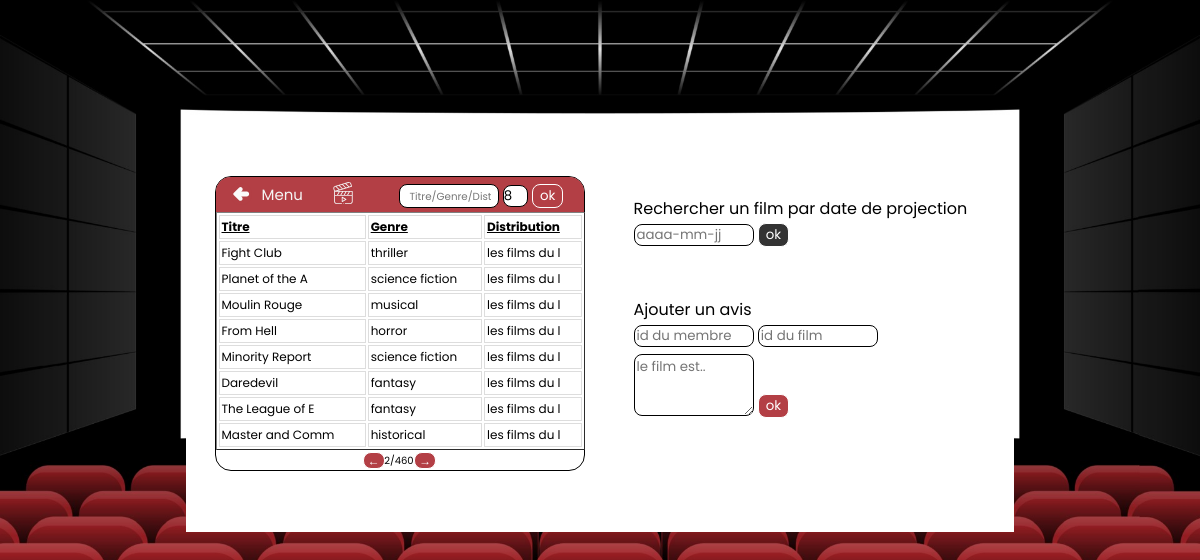
The page /movie.php?resultat=8&page=2 on the database its author committed.
### tables this page shows
CREATE TABLE `film` (
  `id_film` int(11) NOT NULL,
  `id_genre` tinyint(4) NULL,
  `id_distrib` int(11) NULL,
  `titre` varchar(255) NOT NULL,
  `resum` varchar(300) NOT NULL,
  `date_debut_affiche` date NULL,
  `date_fin_affiche` date NOT NULL,
  `duree_min` int(11) NULL,
  `annee_prod` int(11) NULL,
  KEY(`id_genre`),
  KEY(`id_distrib`),
  PRIMARY KEY(`id_film`)
);

CREATE TABLE `genre` (
  `id_genre` tinyint(4) NOT NULL,
  `nom` varchar(255) NOT NULL,
    PRIMARY KEY(`id_genre`)
);

### movie.php (the view, shortened to what this page needs)
<?php
    try {
        $dbh = new PDO('mysql:host=localhost;dbname=cinema;charsetutf8', "root", "root");
    } catch (PDOException $e) {
        print "Erreur !: " . $e->getMessage() . "<br/>";
        die();
    }
?>
<!DOCTYPE html>
<html lang="en">
<head>
    <link rel="stylesheet" href="style.css">
</head>
<body>
    <section class="container">
    <section class="movie search">
    <form action="movie.php" method="get" class="search-input" style="background:#B33F45;">
        <label for="search"><a href="index.php"><img src="images/red-arrow.svg" class="svg"></a>Menu</label><a href="movie.php"><img src="images/video.svg" class="svg-video svg"></a>
            <div class="search-row">
                <input type="search" name="search-movie" id="input-search" placeholder="Titre/Genre/Distribution" class="input" autocomplete="off">
                <input type="number" style="width:30px;border: 1px solid black;width: 25px;border-radius: 8px;" name="resultat" placeholder="8" min="0" value="8" style="border-radius:14px;">
                <input type="submit" class="all-btn" value="ok" style="background:#B33F45;">
            </div>
    </form>
    <?php
        if(isset($_GET["resultat"])){
            $resultatParPage = $_GET["resultat"];
        }else{
            $resultatParPage = 8;
        }
        $count = (int)$dbh->query('SELECT COUNT(id_film) FROM film')->fetch(PDO::FETCH_NUM)[0];
        if(isset($_GET["page"]) AND !empty($_GET["page"])){
            $pageCourante = intval($_GET["page"]);
        }else{
            $pageCourante = 1;
        }
        $depart = ($pageCourante-1)*$resultatParPage;
        $pageTotale = ceil($count/$resultatParPage);
        ?>
        <?php
        if(isset($_GET["search-movie"])){
            $searchq = $_GET["search-movie"];
            $query = $dbh->query("SELECT id_film, substr(film.titre,1,15) as 'titre', genre.nom as 'nom-genre', substr(distrib.nom,1,14) as 'nom-distrib' FROM `film` INNER JOIN `genre` ON film.id_genre=genre.id_genre INNER JOIN distrib ON distrib.id_distrib = film.id_distrib  Where titre like '$searchq%' OR genre.nom like '$searchq%' OR distrib.nom like '$searchq%' limit $depart,$resultatParPage");
                echo "<table border='1'>
            <tr>
            <th><u>Titre</u></th>
            <th><u>Genre</u></th>
            <th><u>Distribution</u></th>
            </tr>";
            while($film = $query->fetch()){
                echo "<tr>";
                echo "<td>" . $film['titre'] . "</td>";
                echo "<td>" . $film['nom-genre'] . "</td>";
                echo "<td>" . $film['nom-distrib'] . "</td>";
                echo "</tr>";
            }
            echo "</table>";
        }else{
            $query = $dbh->query("SELECT id_film, substr(film.titre,1,15) as 'titre', genre.nom as 'nom-genre', substr(distrib.nom,1,14) as 'nom-distrib' FROM `film` INNER JOIN `genre` ON film.id_genre=genre.id_genre INNER JOIN distrib ON distrib.id_distrib = film.id_distrib limit $depart,$resultatParPage");
                echo "<table border='1'>
            <tr>
            <th><u>Titre</u></th>
            <th><u>Genre</u></th>
            <th><u>Distribution</u></th>
            </tr>";
            while($film = $query->fetch()){
                echo "<tr>";
                echo "<td>" . $film['titre'] . "</td>";
                echo "<td>" . $film['nom-genre'] . "</td>";
                echo "<td>" . $film['nom-distrib'] . "</td>";
                echo "</tr>";
            }
            echo "</table>";
        }
            ?>
            <div class="button">
                <?php
                    if(isset($_GET["search-movie"])){
                    ?>
                    <div><a class="prev bottom-btn" style="background:#B33F45;" href="?resultat=<?=$resultatParPage?>&search-movie=<?= $searchq ?>&page=<?= $pageCourante-1  ?>"></a></div>
                    <div><a class="next bottom-btn" style="background:#B33F45;" href="?resultat=<?=$resultatParPage?>&search-movie=<?= $searchq ?>&page=<?= $pageCourante+1  ?>"></a></div>
                <?php
                    }else{
                ?>
                    <div><a class="prev bottom-btn" style="background:#B33F45;" href="?resultat=<?=$resultatParPage?>&page=<?= $pageCourante-1  ?>"></a></div>
                    <div class='page'><?php echo $pageCourante."/".$pageTotale ?></div>
                    <div><a class="next bottom-btn" style="background:#B33F45;" href="?resultat=<?=$resultatParPage?>&page=<?= $pageCourante+1  ?>"></a></div>
                    <?php
                    }
            ?>
            </div>
    </section>
    <section class="avis">
    <form action="movie.php" method="post" style="margin-bottom: 50px;margin-top: 20px;">
            <label for="projection">Rechercher un film par date de projection</label>
            <input type="text" name="projection" class="input" placeholder="aaaa-mm-jj">
            <input type="submit" class="all-btn" value="ok">
        </form>
        <form action="movie.php" method="post">
            <label for="avis">Ajouter un avis</label><br>
            <input type="text" name="id_membre" class="input" style="margin-bottom:7px;" placeholder="id du membre">
            <input type="text" name="id_film" class="input" style="margin-bottom:7px;" placeholder="id du film"><br>
            <textarea type="text" name="avis" class="input" rows="3" width="100" placeholder="le film est.."></textarea>
            <input type="submit" class="all-btn" id="goto" name="btn" style="transform: translateY(-6px);background:#B33F45;" value="ok">
        </form>
    </section>
</body>
</html>

### style.css (style rules this page uses)
*, html { box-sizing: border-box; margin: 0; padding: 0; font-family: poppins; }
body { height: auto; width: 100%; background: url("images/theater2_generated.jpg") no-repeat; background-size: cover; }
.avis { overflow: auto; }
.container { display: flex; position: absolute; overflow: auto; justify-content: space-around; margin: auto; width: 69%; height: 45%; left: 50%; top: 44%; padding-top: 4px; transform: translate(-50%, -50%); background: white; }
section { width: 30vw; }
.search { position: relative; border: 1px solid black; display: flex; width: 370px; flex-direction: column; height: 295px; border-radius: 16px; }
.movie { margin: 0 8px; }
.svg { height: 22px; }
.svg-video { transform: translate(0px,1px); }
.search-input { display: flex; flex-direction: row; justify-content: space-between; padding: 5px 20px 1px; background-color: #333333; color: white; border-top-left-radius: 14.5px; border-top-right-radius: 14.5px; }
label[for=search] { display: flex; color: whitesmoke; font-size: 15px; transform: translateY(1px); }
#input-search { border: 1px solid black; border-radius: 8px; padding: 1px; width: 100px; }
input[type=search]::placeholder { font-size: 10.3px; transform: translateX(7px); }
table { margin: 0; width: 100.5%; }
td, th { border: 1px solid #dddddd; text-align: left; padding: 2px; font-size: 12px; }
.prev { position: absolute; left: 40%; bottom: 0; }
.prev::before { content:"←"; display: block; transform: translateY(-1px); }
.next { position: absolute; right: 40%; bottom: 0; }
.next::before { content:"→"; display: block; transform: translateY(-1px); }
.page { position: absolute; top: 97%; left: 50%; transform: translate(-52%, -50%); font-size: 10px; }
.button { font-size: 12px; }
.all-btn { padding: 1px 7px; border-radius: 8px; border: 1px solid white; color: white; cursor: pointer; background-color: #333333; text-decoration: none; }
.bottom-btn { padding: 0px 4px; height: 17px; transform: translateY(-1px); border-radius: 8px; border: 1px solid white; color: white; cursor: pointer; background-color: #333333; text-decoration: none; }
.svg { transform: translateX(-6px); margin-right: 4px; cursor: pointer; }
.input { border-radius: 8px; border: 1px solid black; width: 120px; }
.input::placeholder { padding: 2px; }

### rows shown on the page
film: titre "Fight Club", id_genre.nom "thriller", nom "les films du l"
film: titre "Planet of the A", id_genre.nom "science fiction", nom "les films du l"
film: titre "Moulin Rouge", id_genre.nom "musical", nom "les films du l"
film: titre "From Hell", id_genre.nom "horror", nom "les films du l"
film: titre "Minority Report", id_genre.nom "science fiction", nom "les films du l"
film: titre "Daredevil", id_genre.nom "fantasy", nom "les films du l"
film: titre "The League of E", id_genre.nom "fantasy", nom "les films du l"
film: titre "Master and Comm", id_genre.nom "historical", nom "les films du l"

### other values the page prints
$pageCourante "2"
$pageTotale "460"
